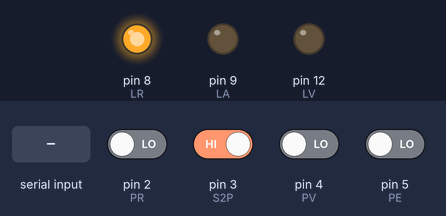
Simulated run of this sketch. Board: Arduino Uno, built with avr-gcc and run on an emulated ATmega328P. On the bench: output pins drawn as LEDs (lit = HIGH). Dashed ring = blinking. Inputs (shaded band) come from the test bench; at power-on: pin 3 (S2P) HIGH, pin 2 (PR), pin 4 (PV), pin 5 (PE) LOW. What the sketch prints to the serial monitor is not drawn.

Above: at 1.2 s.
1.3 s: pin 4 (PV) driven HIGH
At 1.42 s:
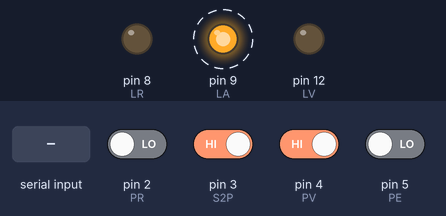
4.3 s: pin 5 (PE) driven HIGH
At 5.1 s:
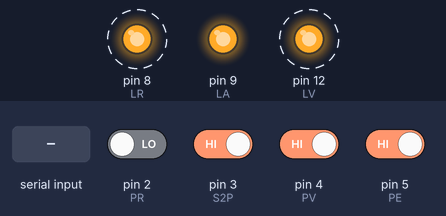
7.3 s: "0" received over Serial
At 8.0 s:
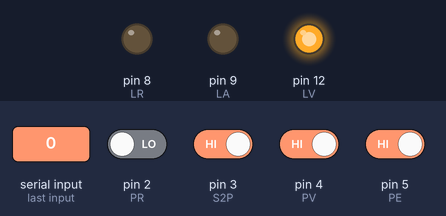
8.8 s: pin 2 (PR) driven HIGH
At 9.17 s:
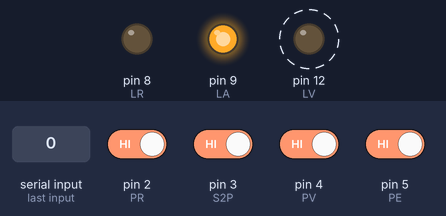
11.8 s: pin 3 (S2P) driven LOW
At 12.42 s:
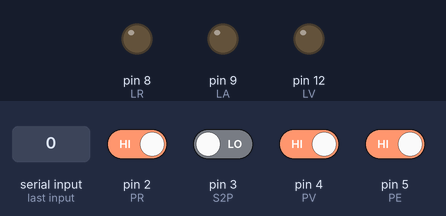
14.8 s: pin 5 (PE) driven LOW
At 15.17 s:
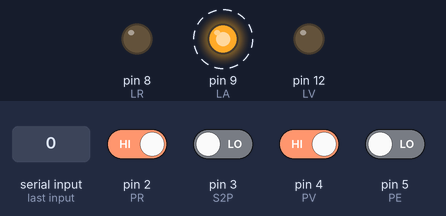
Timing chart, 0 to 18.8 s (numbered marks = the images above; inputs shaded):
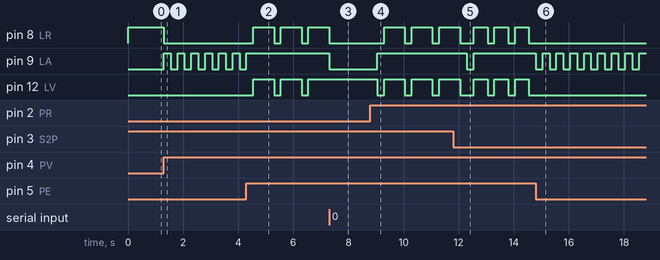

Measured:
- after the input at 1.3 s, pin 8 (LR): HIGH → LOW at once; pin 9 (LA): alternates HIGH for 0.25 s and LOW for 0.25 s, starting at once
- after the input at 4.3 s, pin 8 (LR), pin 12 (LV): alternates HIGH for 0.75 s and LOW for 0.25 s, starting after 0.25 s; pin 9 (LA): stops changing and stays HIGH
- after the input at 7.3 s, pin 8 (LR): stays LOW (without the input it goes to HIGH after 0.25 s); pin 9 (LA): HIGH → LOW at once; pin 12 (LV): stays HIGH (without the input it goes to LOW after 1.0 s)
- after the input at 8.8 s, pin 8 (LR): alternates HIGH for 0.75 s and LOW for 0.25 s, starting after 0.50 s; pin 9 (LA): LOW → HIGH after 0.25 s; pin 12 (LV): alternates HIGH for 0.75 s and LOW for 0.25 s, starting after 0.25 s
- after the input at 11.8 s, pin 9 (LA): HIGH → LOW after 0.50 s, → HIGH 0.25 s later
- after the input at 14.8 s, pin 8 (LR), pin 12 (LV): stops changing and stays LOW; pin 9 (LA): alternates HIGH for 0.25 s and LOW for 0.25 s, starting at once

The sketch:

Porton_Auto.ino
```cpp
// Variables del controlador
unsigned long tiempo = 0;       // Variable auxiliar para realizar pausas
unsigned long cuenta_atras = 0; // Variable auxiliar para realizar una espera
int mov = 0;                    // Portón en movimiento (1) o detenido (0)
int pos = 0;                    // Situación del portón: cerrado (0), intermedia (1), abierto (2)
int ambar = 0;                  // Estado del led ámbar
char dato;                      // Dato enviado desde el simulador
char modo;                      // Modo de cierre: automático (A), manual (M)
const int LR = 8, LA = 9, LV = 12, PR = 2, S2P = 3, PV = 4, PE = 5; // Puertos de los led de señalización y pulsadores

// Incialización del controlador
void setup() {
  Serial.begin(9600);
  pinMode(LR, OUTPUT);
  digitalWrite(LR, HIGH);
  pinMode(LA, OUTPUT);
  pinMode(LV, OUTPUT);
  pinMode(PR, INPUT);
  pinMode(PV, INPUT);
  pinMode(PE, INPUT);
  pinMode(S2P, INPUT);

  if (digitalRead(S2P) == LOW) {
    modo = 'M';
  }
  else {
    modo = 'A';
  }
}

// Procesos de controlador Lectura de sensores y actualización del estado del sistema
void loop(){
  Leer();
  Pulsador();
  Procesa();
}

// Lectura de sensores del proceso: datos enviados desde el simulador del proceso (finales de carrera y sensor de ultrasonidos)
// Modificación de los estados del proceso según lectura anterior y según el estado actual del sistema
// Procesamiento y actualización de elementos del interface de usuario
//
//  Datos enviados desde el simulador
//  dato = 0      --->     Final de carrera (portón abierto)
//  dato = 1      --->     Final de carrera (portón cerrado)
//  dato = 2      --->     Sensor de ultrasonidos (un obstaculo ha cruzado mientras se cerraba el portón)
//  dato = A      --->     Modo automático
//  dato = M      --->     Modo manual

void Leer() {
  if (Serial.available() > 0){
    dato = Serial.read();
    if (dato == '0'){
      Serial.write('2');      // Se envía la señal de detención del motor
      digitalWrite(LR, LOW);  // Se apaga el led rojo
      digitalWrite(LV, HIGH); // Se enciende el led verde para indicar que el portón está abierto
      digitalWrite(LA, LOW);  // Se apaga el led ámbar
      ambar = 0;
      mov = 0;
      pos = 2;
      if (modo == 'A') {
          cuenta_atras = 20;
      }
    }
    else if (dato == '1'){
      Serial.write('2');      // Se envía la señal de detención del motor
      digitalWrite(LR, HIGH); // Se enciende el led rojo para indicar que el portón está cerrado
      digitalWrite(LV, LOW);  // Se apaga el led verde
      digitalWrite(LA, LOW);  // Se apaga el led ámbar
      ambar = 0;
      mov = 0;
      pos = 0;
    }
    else if (dato == '2'){
      Serial.write('2');      // Se envía la señal de detención del motor
      digitalWrite(LR, HIGH); // Se enciende el led rojo para indicar que el portón está detenido en medio por un obstaculo
      digitalWrite(LV, HIGH); // Se enciende el led verde para indicar que el portón está detenido en medio por un obstaculo
      digitalWrite(LA, HIGH); // Se enciende el led ámbar para indicar que el portón está detenido en medio por un obstaculo
      ambar = 1;
      mov = 0;
      pos = 1;
      if (modo == 'A') {
          cuenta_atras = 20;
      }
    }
/*
 else if (dato == '3'){
      Serial.write('1');
      digitalWrite(LR, LOW);
      digitalWrite(LV, LOW);
      digitalWrite(LA, HIGH);
      ambar = 1;
      mov = 0;
      pos = 1;
    }
 */
  }
}

// Lectura de sensores del proceso: pulsadores
// Modificación de los estados del proceso según lectura anterior y estado actual del sistema
// Procesamiento y actualización de elementos del interface de usuario
//
//  Estados enviados hacia el simulador
//  dato = 0      --->     Pulsador Verde (Abrir el portón)
//  dato = 1      --->     Pulsador Rojo (Cerrar el portón)
//  dato = 2      --->     Pulsador de emergencia (Detener el portón)
//  dato = A      --->     Conmutador de modo de cierre (Automático)
//  dato = M      --->     Conmutador de modo de cierre (Manual)

void Pulsador() {
  if (digitalRead(PV) == HIGH && mov == 0 && pos != 2) {
    Serial.write('0');      // Se envía la señal de arranque del motor para apertura del portón
    digitalWrite(LR, LOW);  // Se apaga el led rojo
    digitalWrite(LV, LOW);  // Se apaga el led verde
    digitalWrite(LA, HIGH); // Se enciende el led ámbar para indicar que el portón está en movimiento
    ambar = 1;
    mov = 1;
    pos = 1;
    cuenta_atras = 0;
  }
  else if (digitalRead(PR) == HIGH && mov == 0 && pos != 0) {
    Serial.write('1');      // Se envía la señal de arranque del motor para cierre del portón
    digitalWrite(LR, LOW);  // Se apaga el led rojo
    digitalWrite(LV, LOW);  // Se apaga el led verde
    digitalWrite(LA, HIGH); // Se enciende el led ámbar para indicar que el portón está en movimiento
    ambar = 1;
    mov = 1;
    pos = 1;
    cuenta_atras = 0;
  }
  else if (digitalRead(S2P) == HIGH && modo == 'M') {
    Serial.write('A');      // Se envía la señal de modo de cierre automático
    modo = 'A';
  }
  else if (digitalRead(S2P) == LOW && modo == 'A') {
    Serial.write('M');      // Se envía la señal de modo de cierre manual
    modo = 'M';
  }
  else if (digitalRead(PE) == HIGH) {
    if (mov == 1) {
      Serial.write('2');      // Se envía la señal de detención del motor porque se ha producido una emergencia
      digitalWrite(LR, HIGH); // Se enciende el led rojo para indicar que el portón está detenido por emergencia
      digitalWrite(LV, HIGH); // Se enciende el led verde para indicar que el portón está detenido por emergencia
      digitalWrite(LA, HIGH); // Se enciende el led ámbar para indicar que el portón está detenido por emergencia
      ambar = 1;
      mov = 0;
      pos = 1;
      if (modo == 'A') {
          cuenta_atras = 20;
      }
    }
    else if (pos == 1) {
        Serial.write('0');      // Se envía la señal de arranque del motor tras la parada de emergencia
        digitalWrite(LR, LOW);  // Se apaga el led rojo
        digitalWrite(LV, LOW);  // Se apaga el led verde
        digitalWrite(LA, HIGH); // Se enciende el led ámbar para indicar que el portón está en movimiento
        ambar = 1;
        mov = 1;
        pos = 1;
        cuenta_atras = 0;
    }
    Espera(500);
  }
}

void Procesa() {
  if (modo == 'A' && pos > 0) {
    if (cuenta_atras > 0) {
        cuenta_atras = cuenta_atras - 1;
        Espera(250);
    }
    else if (mov == 0 && pos > 0) {
        if (pos == 1) {
          Serial.write('0');    // Se envía la señal de arranque del motor para apertura del portón
        }                       // porque se detuvo por emergencia y parado en mitad del recorrido
        else {
           Serial.write('1');   // Se envía la señal de arranque del motor para cierre del portón
        }                       // porque el portón está abierto y termino la espera (cuenta_atras)
        digitalWrite(LR, LOW);  // Se apaga el led rojo
        digitalWrite(LV, LOW);  // Se apaga el led verde
        digitalWrite(LA, HIGH); // Se enciende el led ámbar para indicar que el portón está en movimiento
        ambar = 1;
        mov = 1;
        pos = 1;
    }
  }
  if (cuenta_atras == 0 && pos == 1) {
    if (mov == 1) {
      digitalWrite(LA, ambar);
      ambar = !ambar;
      Espera(250);
    }
/*
  if (mov == 0) {
        digitalWrite(LR, ambar);
        digitalWrite(LV, ambar);
        digitalWrite(LA, ambar);
    }
*/
  }
}

void Espera (unsigned long pausa) {
  tiempo = millis();
  while ( millis () < tiempo + pausa ) Leer();
}
```
